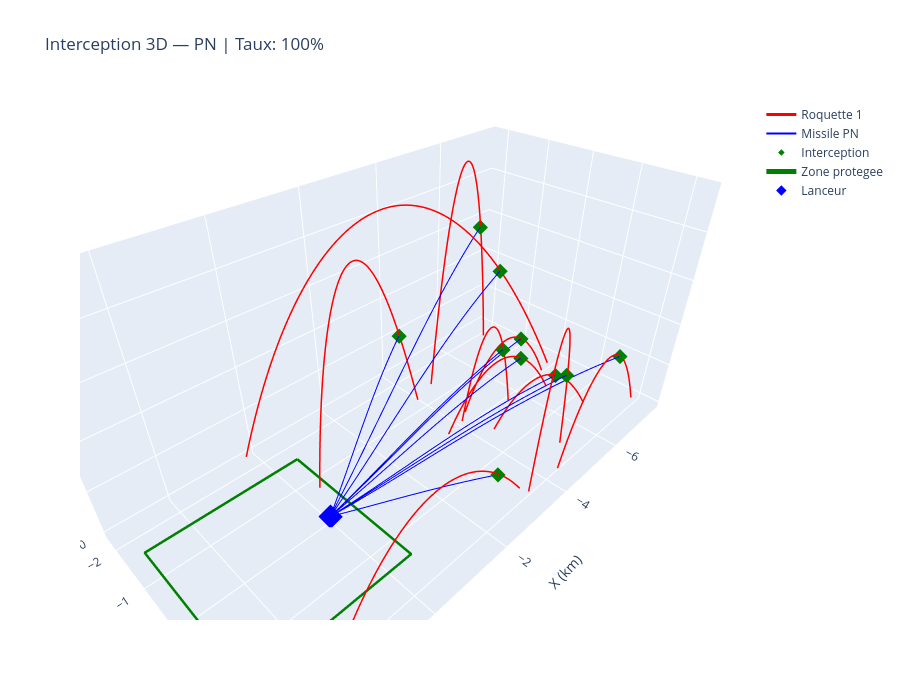

The notebook cell this image was saved under:
### Code cell
fig = go.Figure()

for i, r in enumerate(salve3d):
    tc, xc, yc, zc = r.trajectoire_rk4(dt=0.1)
    rpn = resultats_pn3d[i]
    
    # Roquette
    fig.add_trace(go.Scatter3d(
        x=xc/1000, y=zc/1000, z=yc/1000,
        mode='lines', line=dict(color='red', width=3),
        name=f'Roquette {i+1}' if i < 3 else None,
        showlegend=(i < 1)
    ))
    
    # Missile
    mx, my, mz = rpn['missile_x'], rpn['missile_y'], rpn['missile_z']
    fig.add_trace(go.Scatter3d(
        x=mx/1000, y=mz/1000, z=my/1000,
        mode='lines', line=dict(color='blue', width=2),
        name=f'Missile PN' if i < 1 else None,
        showlegend=(i < 1)
    ))
    
    # Point d'interception
    if rpn['intercepte']:
        fig.add_trace(go.Scatter3d(
            x=[mx[-1]/1000], y=[mz[-1]/1000], z=[my[-1]/1000],
            mode='markers',
            marker=dict(size=5, color='green', symbol='diamond'),
            name='Interception' if i < 1 else None,
            showlegend=(i < 1)
        ))

# Zone protégée
zone_x = np.array([-0.5, 3, 3, -0.5, -0.5])
zone_z = np.array([-1.5, -1.5, 1.5, 1.5, -1.5])
fig.add_trace(go.Scatter3d(
    x=zone_x, y=zone_z, z=np.zeros(5),
    mode='lines', line=dict(color='green', width=5),
    name='Zone protegee'
))

# Lanceur
fig.add_trace(go.Scatter3d(
    x=[0], y=[0], z=[0],
    mode='markers', marker=dict(size=8, color='blue', symbol='diamond'),
    name='Lanceur'
))

fig.update_layout(
    title=f'Interception 3D — PN | Taux: {taux_pn:.0f}%',
    scene=dict(
        xaxis_title='X (km)', yaxis_title='Z (km)', zaxis_title='Altitude (km)',
        aspectmode='manual', aspectratio=dict(x=2, y=1, z=1)
    ),
    width=900, height=700
)
fig.show()

### Figure 1 — Plotly figure (JSON) as saved in the notebook; plotly's stock layout.template omitted (floating-point values rounded to 4 significant figures; data arrays with more than 128 entries replaced by an {"elided": "..."} marker saying what was removed)
{"data": [{"line": {"color": "red", "width": 3}, "mode": "lines", "name": "Roquette 1", "showlegend": true, "type": "scatter3d", "x": {"elided": "443 float values"}, "y": {"elided": "443 float values"}, "z": {"elided": "443 float values"}}, {"line": {"color": "blue", "width": 2}, "mode": "lines", "name": "Missile PN", "showlegend": true, "type": "scatter3d", "x": {"elided": "875 float values"}, "y": {"elided": "875 float values"}, "z": {"elided": "875 float values"}}, {"marker": {"color": "green", "size": 5, "symbol": "diamond"}, "mode": "markers", "name": "Interception", "showlegend": true, "type": "scatter3d", "x": [-6.601], "y": [-1.664], "z": [1.574]}, {"line": {"color": "red", "width": 3}, "mode": "lines", "name": "Roquette 2", "showlegend": false, "type": "scatter3d", "x": {"elided": "410 float values"}, "y": {"elided": "410 float values"}, "z": {"elided": "410 float values"}}, {"line": {"color": "blue", "width": 2}, "mode": "lines", "showlegend": false, "type": "scatter3d", "x": {"elided": "431 float values"}, "y": {"elided": "431 float values"}, "z": {"elided": "431 float values"}}, {"marker": {"color": "green", "size": 5, "symbol": "diamond"}, "mode": "markers", "showlegend": false, "type": "scatter3d", "x": [-3.113], "y": [-1.041], "z": [1.019]}, {"line": {"color": "red", "width": 3}, "mode": "lines", "name": "Roquette 3", "showlegend": false, "type": "scatter3d", "x": {"elided": "235 float values"}, "y": {"elided": "235 float values"}, "z": {"elided": "235 float values"}}, {"line": {"color": "blue", "width": 2}, "mode": "lines", "showlegend": false, "type": "scatter3d", "x": {"elided": "695 float values"}, "y": {"elided": "695 float values"}, "z": {"elided": "695 float values"}}, {"marker": {"color": "green", "size": 5, "symbol": "diamond"}, "mode": "markers", "showlegend": false, "type": "scatter3d", "x": [-5.512], "y": [0.3073], "z": [0.5718]}, {"line": {"color": "red", "width": 3}, "mode": "lines", "showlegend": false, "type": "scatter3d", "x": {"elided": "241 float values"}, "y": {"elided": "241 float values"}, "z": {"elided": "241 float values"}}, {"line": {"color": "blue", "width": 2}, "mode": "lines", "showlegend": false, "type": "scatter3d", "x": {"elided": "759 float values"}, "y": {"elided": "759 float values"}, "z": {"elided": "759 float values"}}, {"marker": {"color": "green", "size": 5, "symbol": "diamond"}, "mode": "markers", "showlegend": false, "type": "scatter3d", "x": [-6.029], "y": [-0.03221], "z": [0.6253]}, {"line": {"color": "red", "width": 3}, "mode": "lines", "showlegend": false, "type": "scatter3d", "x": {"elided": "290 float values"}, "y": {"elided": "290 float values"}, "z": {"elided": "290 float values"}}, {"line": {"color": "blue", "width": 2}, "mode": "lines", "showlegend": false, "type": "scatter3d", "x": {"elided": "382 float values"}, "y": {"elided": "382 float values"}, "z": {"elided": "382 float values"}}, {"marker": {"color": "green", "size": 5, "symbol": "diamond"}, "mode": "markers", "showlegend": false, "type": "scatter3d", "x": [-2.315], "y": [1.917], "z": [0.5066]}, {"line": {"color": "red", "width": 3}, "mode": "lines", "showlegend": false, "type": "scatter3d", "x": {"elided": "434 float values"}, "y": {"elided": "434 float values"}, "z": {"elided": "434 float values"}}, {"line": {"color": "blue", "width": 2}, "mode": "lines", "showlegend": false, "type": "scatter3d", "x": {"elided": "738 float values"}, "y": {"elided": "738 float values"}, "z": {"elided": "738 float values"}}, {"marker": {"color": "green", "size": 5, "symbol": "diamond"}, "mode": "markers", "showlegend": false, "type": "scatter3d", "x": [-5.7], "y": [-0.5006], "z": [1.406]}, {"line": {"color": "red", "width": 3}, "mode": "lines", "showlegend": false, "type": "scatter3d", "x": {"elided": "296 float values"}, "y": {"elided": "296 float values"}, "z": {"elided": "296 float values"}}, {"line": {"color": "blue", "width": 2}, "mode": "lines", "showlegend": false, "type": "scatter3d", "x": {"elided": "640 float values"}, "y": {"elided": "640 float values"}, "z": {"elided": "640 float values"}}, {"marker": {"color": "green", "size": 5, "symbol": "diamond"}, "mode": "markers", "showlegend": false, "type": "scatter3d", "x": [-5.056], "y": [0.1318], "z": [0.7363]}, {"line": {"color": "red", "width": 3}, "mode": "lines", "showlegend": false, "type": "scatter3d", "x": {"elided": "361 float values"}, "y": {"elided": "361 float values"}, "z": {"elided": "361 float values"}}, {"line": {"color": "blue", "width": 2}, "mode": "lines", "showlegend": false, "type": "scatter3d", "x": {"elided": "634 float values"}, "y": {"elided": "634 float values"}, "z": {"elided": "634 float values"}}, {"marker": {"color": "green", "size": 5, "symbol": "diamond"}, "mode": "markers", "showlegend": false, "type": "scatter3d", "x": [-4.656], "y": [1.743], "z": [0.9531]}, {"line": {"color": "red", "width": 3}, "mode": "lines", "showlegend": false, "type": "scatter3d", "x": {"elided": "210 float values"}, "y": {"elided": "210 float values"}, "z": {"elided": "210 float values"}}, {"line": {"color": "blue", "width": 2}, "mode": "lines", "showlegend": false, "type": "scatter3d", "x": {"elided": "732 float values"}, "y": {"elided": "732 float values"}, "z": {"elided": "732 float values"}}, {"marker": {"color": "green", "size": 5, "symbol": "diamond"}, "mode": "markers", "showlegend": false, "type": "scatter3d", "x": [-5.735], "y": [1.02], "z": [0.494]}, {"line": {"color": "red", "width": 3}, "mode": "lines", "showlegend": false, "type": "scatter3d", "x": {"elided": "280 float values"}, "y": {"elided": "280 float values"}, "z": {"elided": "280 float values"}}, {"line": {"color": "blue", "width": 2}, "mode": "lines", "showlegend": false, "type": "scatter3d", "x": {"elided": "839 float values"}, "y": {"elided": "839 float values"}, "z": {"elided": "839 float values"}}, {"marker": {"color": "green", "size": 5, "symbol": "diamond"}, "mode": "markers", "showlegend": false, "type": "scatter3d", "x": [-6.343], "y": [1.98], "z": [0.85]}, {"line": {"color": "green", "width": 5}, "mode": "lines", "name": "Zone protegee", "type": "scatter3d", "x": [-0.5, 3.0, 3.0, -0.5, -0.5], "y": [-1.5, -1.5, 1.5, 1.5, -1.5], "z": [0.0, 0.0, 0.0, 0.0, 0.0]}, {"marker": {"color": "blue", "size": 8, "symbol": "diamond"}, "mode": "markers", "name": "Lanceur", "type": "scatter3d", "x": [0], "y": [0], "z": [0]}], "layout": {"height": 700, "scene": {"aspectmode": "manual", "aspectratio": {"x": 2, "y": 1, "z": 1}, "xaxis": {"title": {"text": "X (km)"}}, "yaxis": {"title": {"text": "Z (km)"}}, "zaxis": {"title": {"text": "Altitude (km)"}}}, "title": {"text": "Interception 3D — PN | Taux: 100%"}, "width": 900}}
